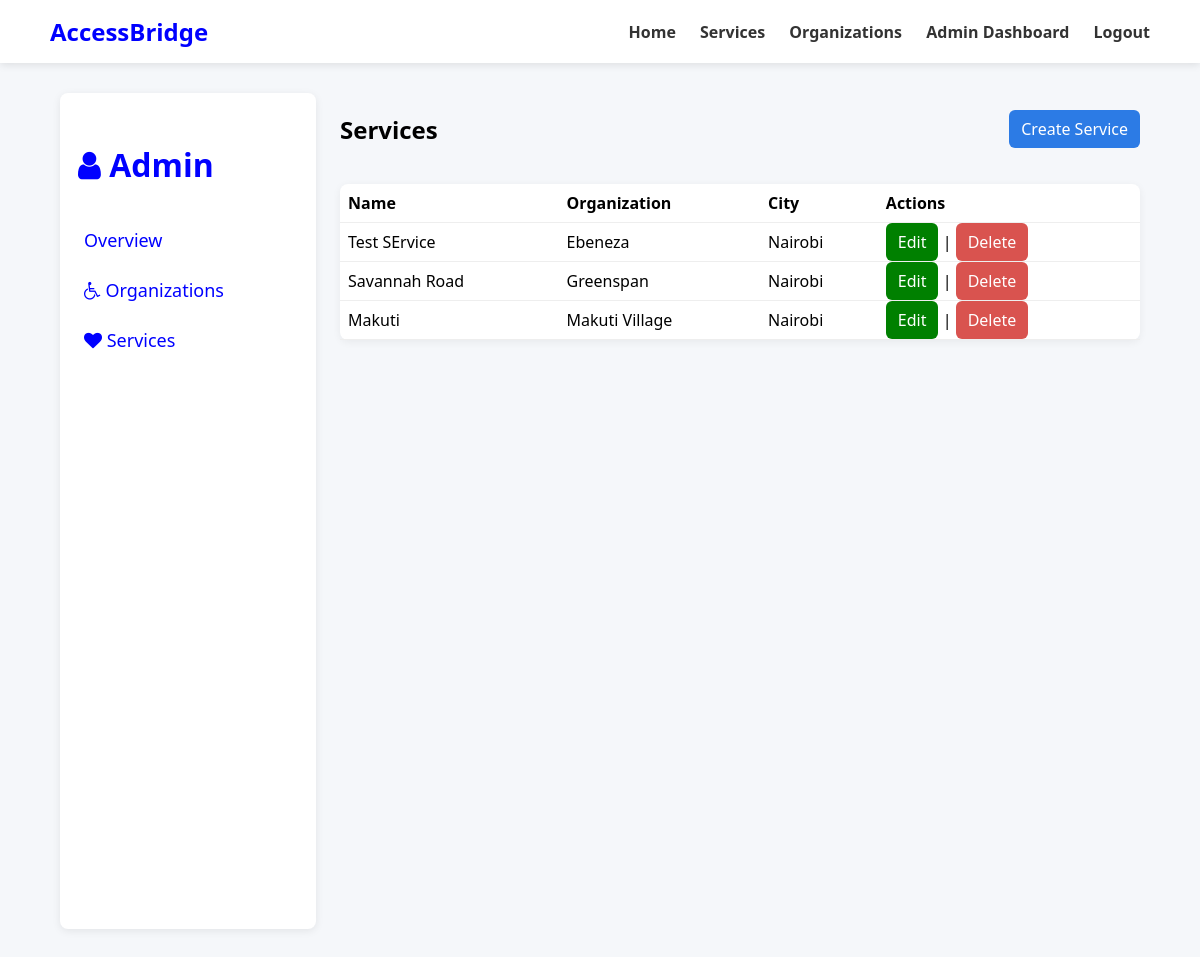
Screenshot of /admin-dashboard/services/ (signed in) with the database file from the repository.
### services/models.py (models this page shows, shortened)
class Service(models.Model):
    ACCESSIBILITY_CHOICES = [
        ('wheelchair', 'Wheelchair Accessible'),
        ('hearing', 'Hearing Support'),
        ('vision', 'Vision Support'),
        ('all', 'All Access'),
    ]
    name = models.CharField(max_length=255)
    description = models.TextField(blank=True)
    organization = models.ForeignKey(Organization, on_delete=models.CASCADE, related_name='services')
    city = models.CharField(max_length=120, blank=True)
    address = models.CharField(max_length=255, blank=True)
    latitude = models.DecimalField(max_digits=9, decimal_places=6, null=True, blank=True)
    longitude = models.DecimalField(max_digits=9, decimal_places=6, null=True, blank=True)
    accessibility = models.CharField(max_length=20, choices=ACCESSIBILITY_CHOICES, default='all')
    created_by = models.ForeignKey(
        settings.AUTH_USER_MODEL,
        on_delete=models.SET_NULL,
        null=True,
        related_name='services_created'
    )
    created_at = models.DateTimeField(auto_now_add=True)

### organizations/models.py (models this page shows, shortened)
class Organization(models.Model):
    name = models.CharField(max_length=255)
    description = models.TextField(blank=True)
    city = models.CharField(max_length=120, blank=True)
    address = models.CharField(max_length=255, blank=True)
    latitude = models.DecimalField(max_digits=9, decimal_places=6, null=True, blank=True)
    longitude = models.DecimalField(max_digits=9, decimal_places=6, null=True, blank=True)
    created_by = models.ForeignKey(
        settings.AUTH_USER_MODEL,
        on_delete=models.SET_NULL,
        null=True,
        related_name='organizations_created'
    )
    created_at = models.DateTimeField(auto_now_add=True)

### dashboard/views.py (the view)
# urls.py: path('services/', views.ServiceListView.as_view(), name='service-list'),
class ServiceListView(ListView):
    model = Service
    template_name = 'dashboard/service_list.html'
    context_object_name = 'services'
    paginate_by = 20
    ordering = ['-created_at']

### dashboard/templates/dashboard/service_list.html (shortened to what this page needs)
{% extends "dashboard/base_dashboard.html" %}
{% block dashboard_content %}
<div class="header-row">
    <h2>Services</h2>
    <a class="btn" href="{% url 'dashboard:service-create' %}">Create Service</a>
</div>
<table class="table card">
    <thead>
        <tr><th>Name</th><th>Organization</th><th>City</th><th>Actions</th></tr>
    </thead>
    <tbody>
        {% for s in services %}
        <tr>
            <td>{{ s.name }}</td>
            <td>{{ s.organization.name }}</td>
            <td>{{ s.city }}</td>
            <td>
                <a href="{% url 'dashboard:service-edit' s.pk %}" class=" btn edit-btn">Edit</a> |
                <a class="btn btn-danger" href="{% url 'dashboard:service-delete' s.pk %}">Delete</a>
            </td>
        </tr>
        {% empty %}
        <tr><td colspan="4">No services found.</td></tr>
        {% endfor %}
    </tbody>
</table>
{% endblock %}

### services/templates/base.html (style rules this page uses)
body { font-family: "Segoe UI", sans-serif; background: #f5f7fa; margin: 0; }

### dashboard/templates/dashboard/base_dashboard.html (style rules this page uses)
.header-row { display:flex; justify-content:space-between; align-items:center; margin-bottom:18px; }
.card { background:white; padding:16px; border-radius:8px; box-shadow:0 2px 8px rgba(0,0,0,0.06); }
.table { width:100%; border-collapse:collapse; margin-top:12px; }
.table th, .table td { text-align:left; padding:8px; border-bottom:1px solid #eee; }
.btn { padding:8px 12px; background:#2c7be5; color:white; border-radius:6px; text-decoration:none; }
.btn-danger { background:#d9534f; }
.edit-btn { color: white; background-color: green; }

### rows the page displays
Service: name "Test SErvice", organization.name "Ebeneza", city "Nairobi"
Service: name "Savannah Road", organization.name "Greenspan", city "Nairobi"
Service: name "Makuti", organization.name "Makuti Village", city "Nairobi"
